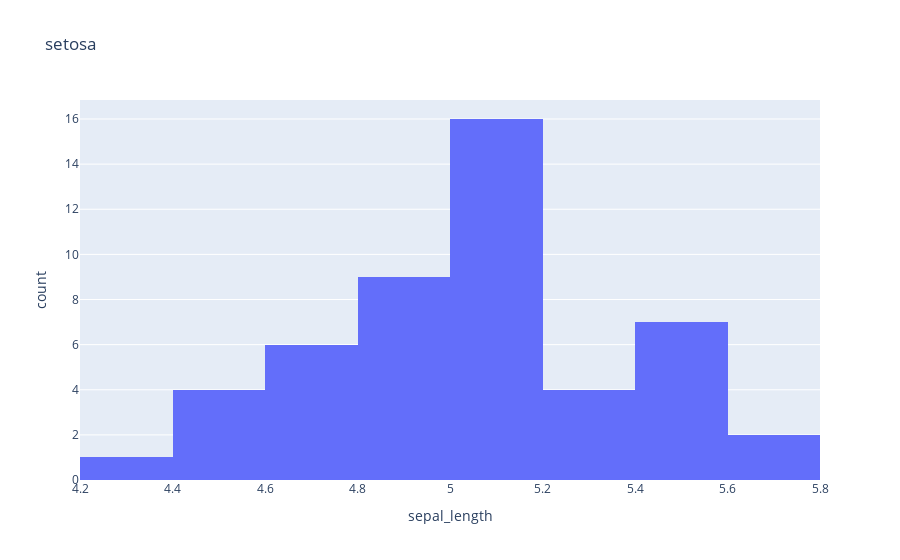
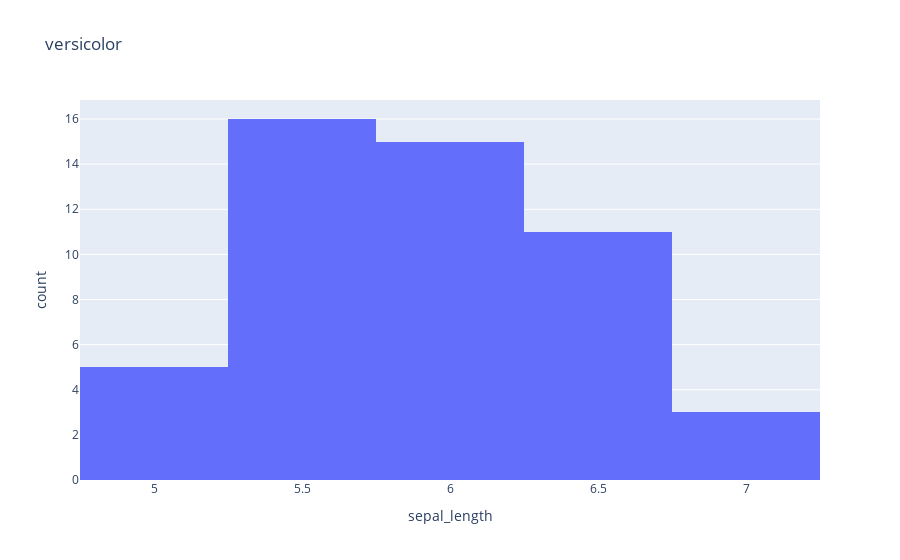
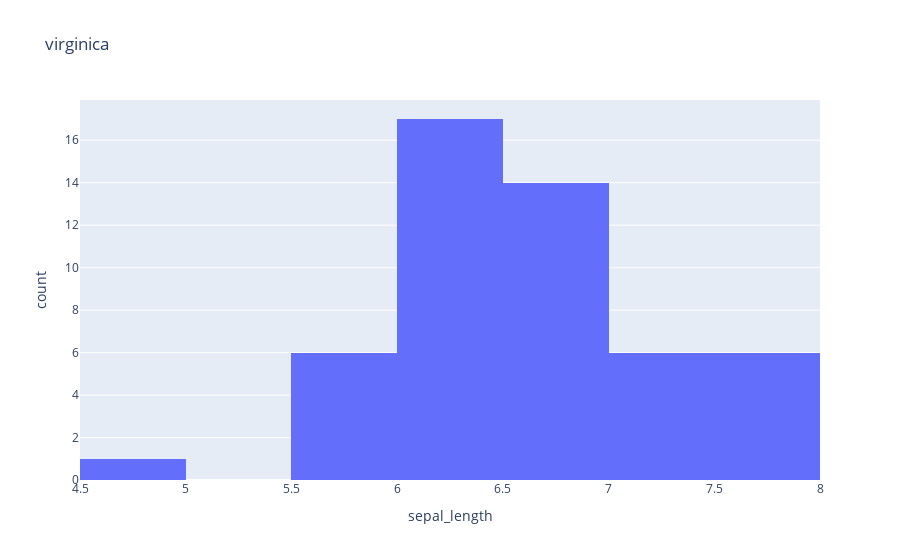

These figures' notebook cell, in order:
### Code cell
# Iterate over the groups and create separate dataframes
for group_name, group_df in grouped_df:
    fig = px.histogram(group_df, x="sepal_length", title=group_name)
    fig.show()

### Figure 1 — Plotly figure (JSON) as saved in the notebook; plotly's stock layout.template omitted (floating-point values rounded to 4 significant figures)
{"data": [{"alignmentgroup": "True", "bingroup": "x", "hovertemplate": "sepal_length=%{x}<br>count=%{y}<extra></extra>", "legendgroup": "", "marker": {"color": "#636efa", "pattern": {"shape": ""}}, "name": "", "offsetgroup": "", "orientation": "v", "showlegend": false, "type": "histogram", "x": [5.1, 4.9, 4.7, 4.6, 5, 5.4, 4.6, 5, 4.4, 4.9, 5.4, 4.8, 4.8, 4.3, 5.8, 5.7, 5.4, 5.1, 5.7, 5.1, 5.4, 5.1, 4.6, 5.1, 4.8, 5, 5, 5.2, 5.2, 4.7, 4.8, 5.4, 5.2, 5.5, 4.9, 5, 5.5, 4.9, 4.4, 5.1, 5, 4.5, 4.4, 5, 5.1, 4.8, 5.1, 4.6, 5.3, 5], "xaxis": "x", "yaxis": "y"}], "layout": {"barmode": "relative", "legend": {"tracegroupgap": 0}, "title": {"text": "setosa"}, "xaxis": {"anchor": "y", "domain": [0, 1], "title": {"text": "sepal_length"}}, "yaxis": {"anchor": "x", "domain": [0, 1], "title": {"text": "count"}}}}

### Figure 2 — Plotly figure (JSON) as saved in the notebook; plotly's stock layout.template omitted (floating-point values rounded to 4 significant figures)
{"data": [{"alignmentgroup": "True", "bingroup": "x", "hovertemplate": "sepal_length=%{x}<br>count=%{y}<extra></extra>", "legendgroup": "", "marker": {"color": "#636efa", "pattern": {"shape": ""}}, "name": "", "offsetgroup": "", "orientation": "v", "showlegend": false, "type": "histogram", "x": [7, 6.4, 6.9, 5.5, 6.5, 5.7, 6.3, 4.9, 6.6, 5.2, 5, 5.9, 6, 6.1, 5.6, 6.7, 5.6, 5.8, 6.2, 5.6, 5.9, 6.1, 6.3, 6.1, 6.4, 6.6, 6.8, 6.7, 6, 5.7, 5.5, 5.5, 5.8, 6, 5.4, 6, 6.7, 6.3, 5.6, 5.5, 5.5, 6.1, 5.8, 5, 5.6, 5.7, 5.7, 6.2, 5.1, 5.7], "xaxis": "x", "yaxis": "y"}], "layout": {"barmode": "relative", "legend": {"tracegroupgap": 0}, "title": {"text": "versicolor"}, "xaxis": {"anchor": "y", "domain": [0, 1], "title": {"text": "sepal_length"}}, "yaxis": {"anchor": "x", "domain": [0, 1], "title": {"text": "count"}}}}

### Figure 3 — Plotly figure (JSON) as saved in the notebook; plotly's stock layout.template omitted (floating-point values rounded to 4 significant figures)
{"data": [{"alignmentgroup": "True", "bingroup": "x", "hovertemplate": "sepal_length=%{x}<br>count=%{y}<extra></extra>", "legendgroup": "", "marker": {"color": "#636efa", "pattern": {"shape": ""}}, "name": "", "offsetgroup": "", "orientation": "v", "showlegend": false, "type": "histogram", "x": [6.3, 5.8, 7.1, 6.3, 6.5, 7.6, 4.9, 7.3, 6.7, 7.2, 6.5, 6.4, 6.8, 5.7, 5.8, 6.4, 6.5, 7.7, 7.7, 6, 6.9, 5.6, 7.7, 6.3, 6.7, 7.2, 6.2, 6.1, 6.4, 7.2, 7.4, 7.9, 6.4, 6.3, 6.1, 7.7, 6.3, 6.4, 6, 6.9, 6.7, 6.9, 5.8, 6.8, 6.7, 6.7, 6.3, 6.5, 6.2, 5.9], "xaxis": "x", "yaxis": "y"}], "layout": {"barmode": "relative", "legend": {"tracegroupgap": 0}, "title": {"text": "virginica"}, "xaxis": {"anchor": "y", "domain": [0, 1], "title": {"text": "sepal_length"}}, "yaxis": {"anchor": "x", "domain": [0, 1], "title": {"text": "count"}}}}
